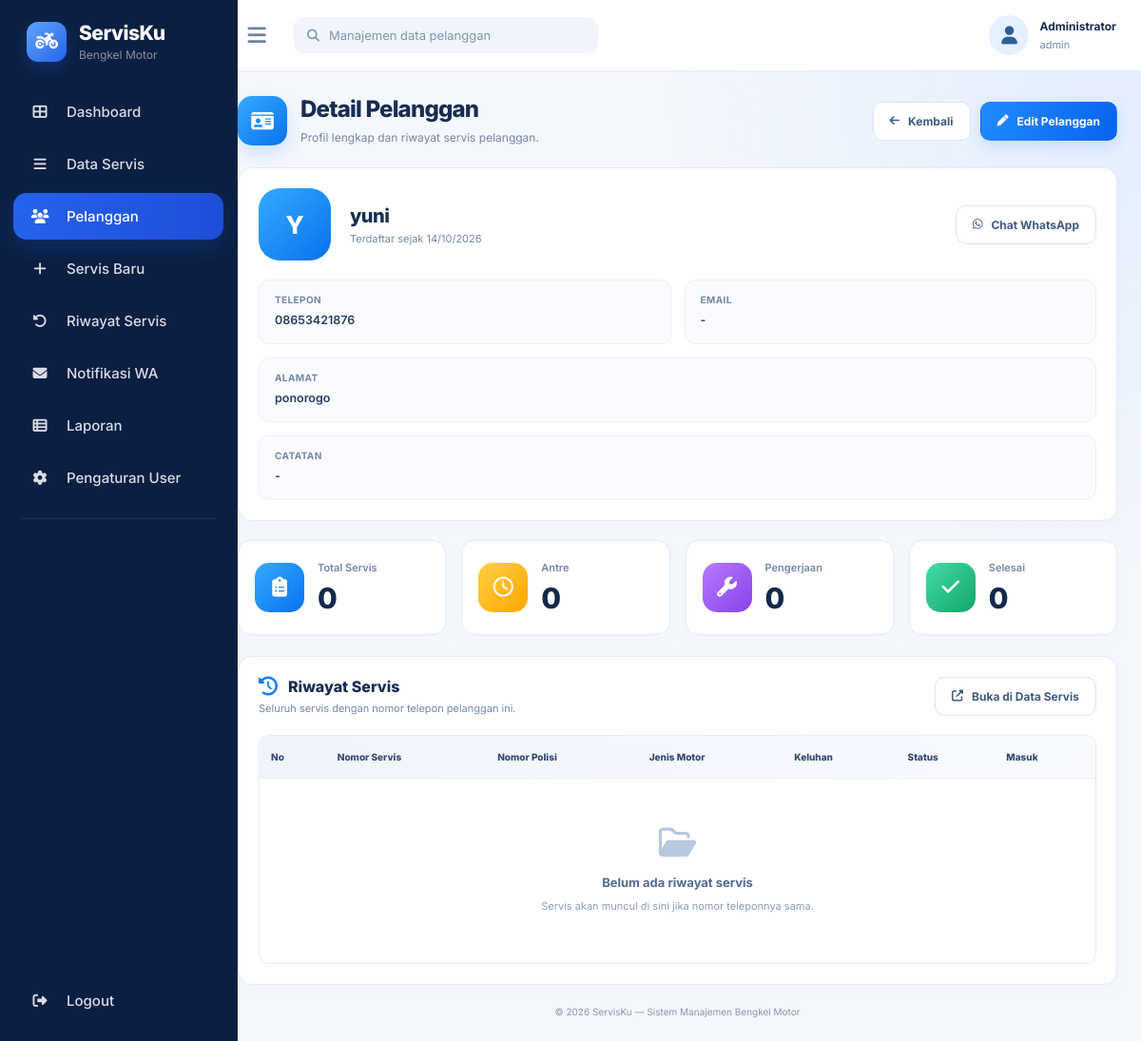
The app's page /detail_pelanggan.php?id=7 (signed in), older data.
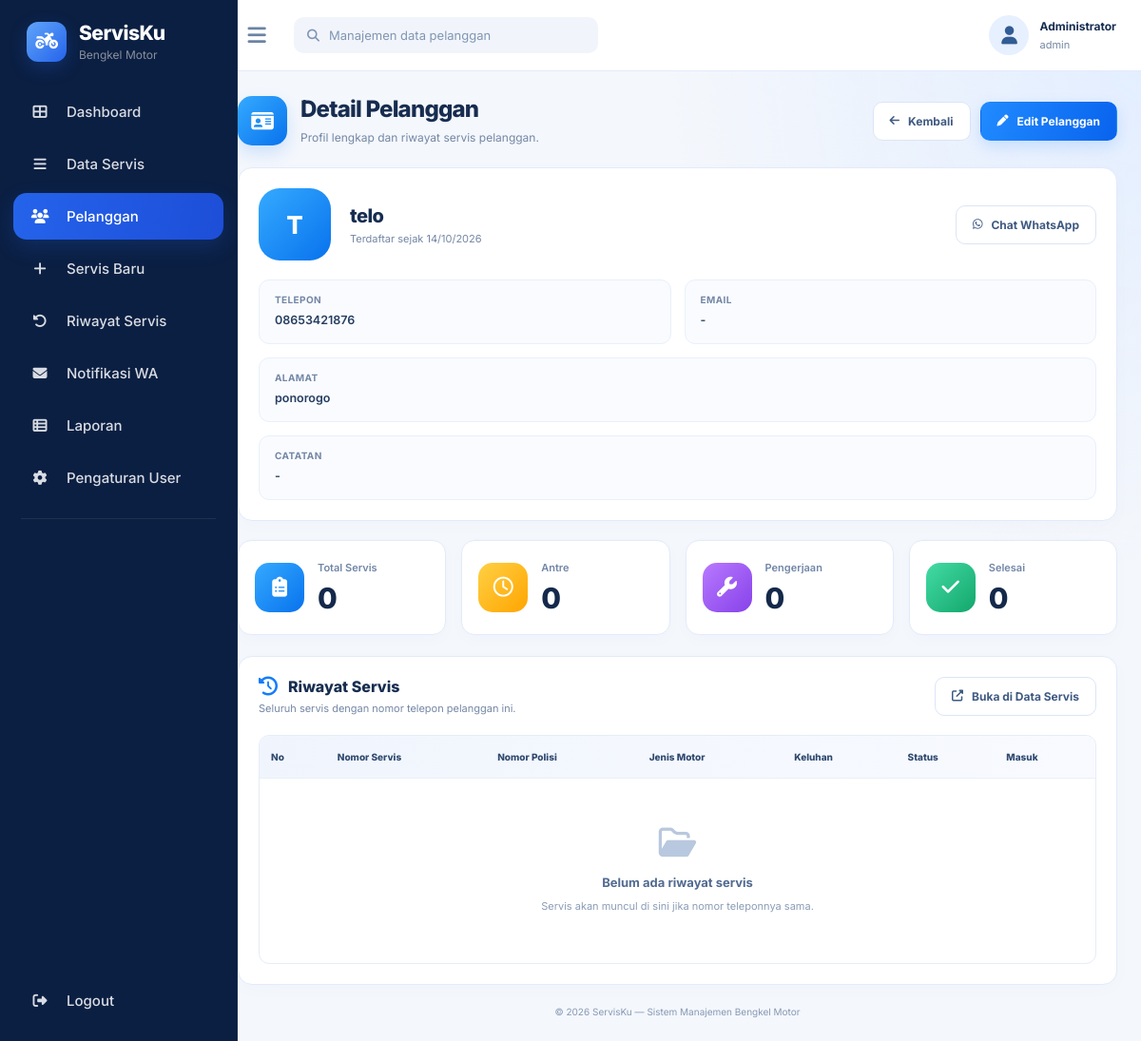
The same page, newer data.
### tables this page shows
CREATE TABLE `pelanggan` (
  `id` int(11) NOT NULL,
  `nama` varchar(100) NOT NULL,
  `telepon` varchar(20) NOT NULL,
  `email` varchar(100) DEFAULT NULL,
  `alamat` text DEFAULT NULL,
  `catatan` text DEFAULT NULL,
  `created_at` timestamp NOT NULL DEFAULT current_timestamp(),
  `updated_at` timestamp NOT NULL DEFAULT current_timestamp() ON UPDATE current_timestamp(),
  `password` varchar(255) DEFAULT NULL,
  `foto_profil` varchar(255) DEFAULT NULL
);

### detail_pelanggan.php (the view, shortened to what the changed rows need)
<?php
require_once __DIR__ . '/includes/pelanggan_helper.php';
$idPelanggan = filter_var($_GET['id'] ?? null, FILTER_VALIDATE_INT);
$pelanggan = false;
if ($idPelanggan) {
    $stmt = $pdo->prepare('SELECT * FROM pelanggan WHERE id = ?');
    $stmt->execute([$idPelanggan]);
    $pelanggan = $stmt->fetch();
}
require_once __DIR__ . '/includes/sidebar.php';
?>
<main class="main">
    <section class="content">
        <div class="page-heading">
            <div class="heading-left">
                <div>
                    <h1>Detail Pelanggan</h1>
                </div>
            </div>
        </div>
        <section class="panel">
            <div class="profile-card">
                <div class="cust-avatar lg"><?= e(inisial($pelanggan['nama'])) ?></div>
                <div class="profile-info">
                    <h2><?= e($pelanggan['nama']) ?></h2>
                    <p class="since">
                        Terdaftar sejak <?= e(formatTanggal($pelanggan['created_at'], false)) ?>
                    </p>
                </div>
                <a href="<?= e(linkWhatsapp($pelanggan['telepon'])) ?>"
                   target="_blank" rel="noopener" class="btn-secondary">
                    <i class="fa-brands fa-whatsapp"></i> Chat WhatsApp
                </a>
            </div>
            <div class="info-grid">
                <div class="info-item">
                    <small>Telepon</small>
                    <span><?= e($pelanggan['telepon']) ?></span>
                </div>
                <div class="info-item">
                    <small>Email</small>
                    <span><?= e($pelanggan['email']) ?></span>
                </div>
                <div class="info-item full">
                    <small>Alamat</small>
                    <span><?= e($pelanggan['alamat']) ?></span>
                </div>
                <div class="info-item full">
                    <small>Catatan</small>
                    <span><?= e($pelanggan['catatan']) ?></span>
                </div>
            </div>
        </section>
        <section class="panel">
            <div class="panel-header">
                <div>
                    <h2><i class="fa-solid fa-clock-rotate-left"></i> Riwayat Servis</h2>
                </div>
            </div>
            <div class="table-wrap">
                <table style="min-width:760px">
                    <thead>
                        <tr>
                            <th>No</th>
                            <th>Nomor Servis</th>
                            <th>Nomor Polisi</th>
                            <th>Jenis Motor</th>
                            <th>Keluhan</th>
                            <th>Status</th>
                            <th>Masuk</th>
                        </tr>
                    </thead>
                </table>
            </div>
        </section>
    </section>
</main>
</body>
</html>

Row changes from the older to the newer data that the page shows:
changed pelanggan "ponorogo": nama "Y" → "T"; nama "yuni" → "telo"
